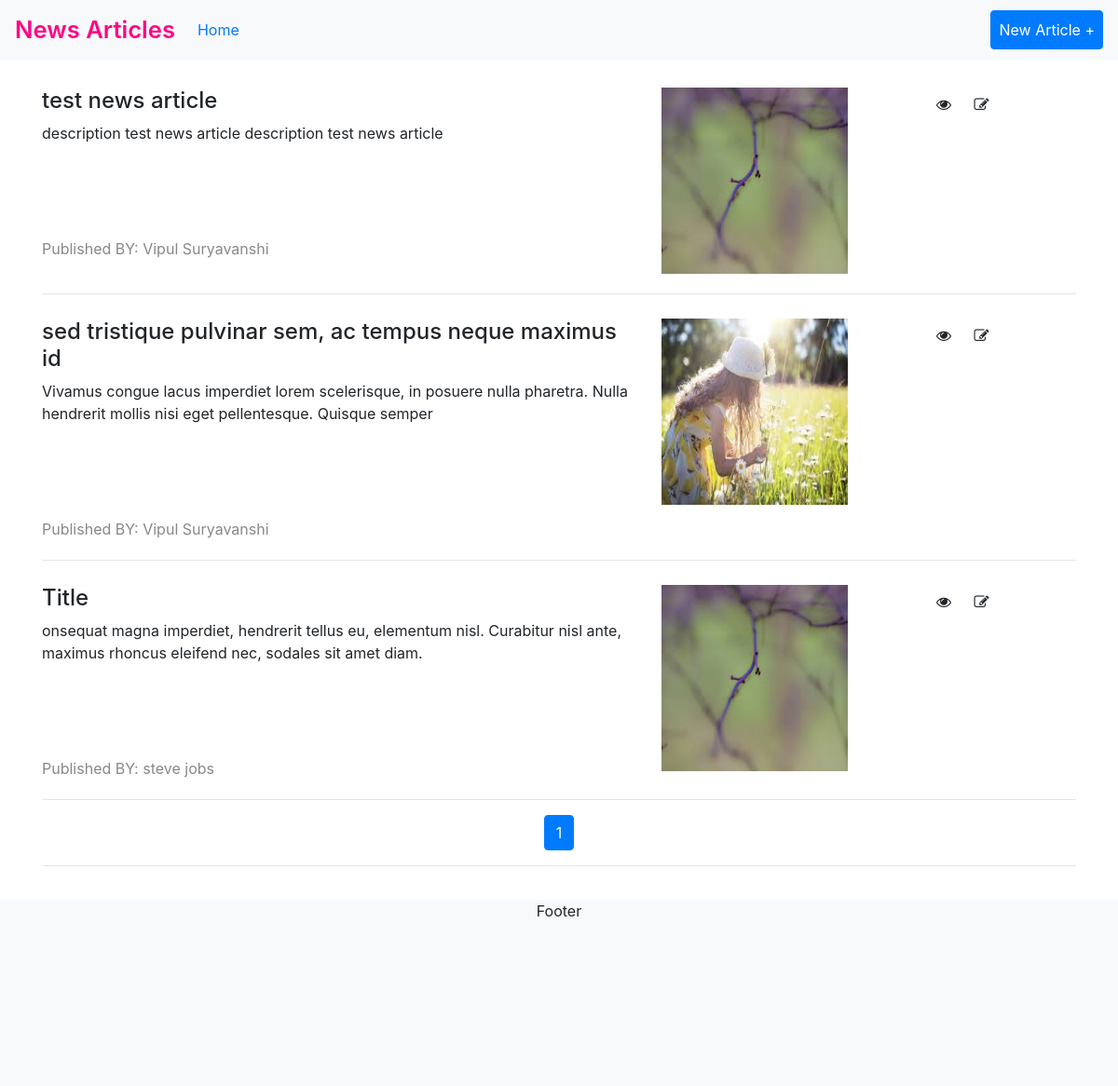
The page / on the database its author committed.
### tables this page shows
CREATE TABLE IF NOT EXISTS `article` (
  `id` int(11) NOT NULL AUTO_INCREMENT,
  `title` varchar(255) NOT NULL,
  `description` text NOT NULL,
  `content` text NOT NULL,
  `image` varchar(255) DEFAULT NULL,
  `author` varchar(30) DEFAULT NULL,
  PRIMARY KEY (`id`)
);

### index.php (the view, shortened to what this page needs)
<!DOCTYPE html>
<html>
<?php
  require "config/connect.php";
    if(isset($_GET['page']) && is_numeric($_GET['page'])){
      $page_number = $_GET['page'];
      }else{
      $page_number =1;
    }
    $records_per_page = 5;
    $offset = $records_per_page * ($page_number-1);
        $get_count = $conn->query("SELECT COUNT(*) FROM `article`");
        $total_records  = mysqli_fetch_array($get_count);
        $total_pages = ceil($total_records[0]/$records_per_page);
    $get_articles = $conn->query("SELECT * FROM `article` LIMIT " . $offset. " , ".$records_per_page);
    $articles= array();
    while($row = mysqli_fetch_assoc($get_articles)){
      array_push($articles , $row);
    }
?>
  <head>
    <link rel="stylesheet" href="https://maxcdn.bootstrapcdn.com/bootstrap/4.3.1/css/bootstrap.min.css">
    <link rel="stylesheet" href="https://cdnjs.cloudflare.com/ajax/libs/font-awesome/4.7.0/css/font-awesome.min.css">
     <link rel="stylesheet" href="assets/css/style.css">
  </head>
  <body>
    <nav class="navbar navbar-expand-lg  bg-light sticky-top">
        <a class="navbar-brand" href="#">News Articles</a>
        <ul class="navbar-nav mr-auto">
            <li class="nav-item active">
                <a class="nav-link" href="#">Home</span></a>
            </li>
        </ul>
        <ul class="navbar-nav">
            <li class="nav-item">
                <a class="nav-link btn btn-primary" href="add_news_article.html">New Article +</a>
            </li>
        </ul>
    </nav>
    <div class="container">
      <?php foreach($articles as $row) { ?>
      <div>
        <div class="articles row">
          <div class="col-7">
            <div class="article-title">
              <h4><?php echo $row['title'] ?></h4>
            </div>
            <div class="article-detail">
             <?php echo $row['description'] ?>
            </div>
            <div style="margin-top:100px; color: #888888">
              <span><span>Published BY: </span><?php echo $row['author'] ?></span>
            </div>
          </div>
          <div class="col-3 article-img article-img">
           <?php  if($row['image'] != null){ ?>
            <img src="assets/img/<?php echo $row['image'] ?>">
           <?php } ?>
          </div>
          <div class="col-2 action">
            <span class="fa fa-eye" aria-hidden="true" id="<?php echo $row['id'] ?>"></span>
            <span class="fa fa-edit" aria-hidden="true" id="<?php echo $row['id'] ?>"></span>
          </div>
        </div>
        <hr>
      </div>
      <?php }?>
    <div>
        <ul class="pagination justify-content-center">
          <ul class='pagination' id="pagination">
            <?php if(!empty($total_pages)){
              for($i=1; $i<=$total_pages; $i++){
              if($i == 1){
            ?>
              <li class='page-item active'  id="<?php echo $i;?>"><a href='index.php?page=<?php echo $i;?>' class="page-link"><?php echo $i;?></a></li>
          <?php } else{ ?>
              <li class="page-item" id="<?php echo $i;?>" ><a href='index.php?page=<?php echo $i;?>' class="page-link"><?php echo $i;?></a></li>
         <?php }}}?>
        </ul>
        </ul>
      </div>
      <hr>
    </div>
    <div class="footer bg-light text-center">
      <p>Footer</p>
    </div>
  </body>
</html>

### assets/css/style.css (style rules this page uses)
.navbar .navbar-brand { color:#ff0285; font-size: 1.6em; font-weight: 600; }
.container { padding-top:20px; padding-bottom: 20px; }
.footer { bottom:0; width:100%; height: 200px }
.container .articles { padding-top:10px; padding-bottom: 5px; }
.action { bottom:0; }
.article-img img { height: 200px; width: 200px; }
.action .fa { padding: 10px; }

### rows shown on the page
article: title "test news article", description "description test news article description test news article", author "Vipul Suryavanshi", image (picture)
article: title "sed tristique pulvinar sem, ac tempus neque maximus id", description "Vivamus congue lacus imperdiet lorem scelerisque, in posuere nulla pharetra. Nulla hendrerit mollis nisi eget pellentesque. Quisque semper", author "Vipul Suryavanshi", image (picture)
article: title "Title", description "onsequat magna imperdiet, hendrerit tellus eu, elementum nisl. Curabitur nisl ante, maximus rhoncus eleifend nec, sodales sit amet diam.", author "steve jobs", image (picture)
